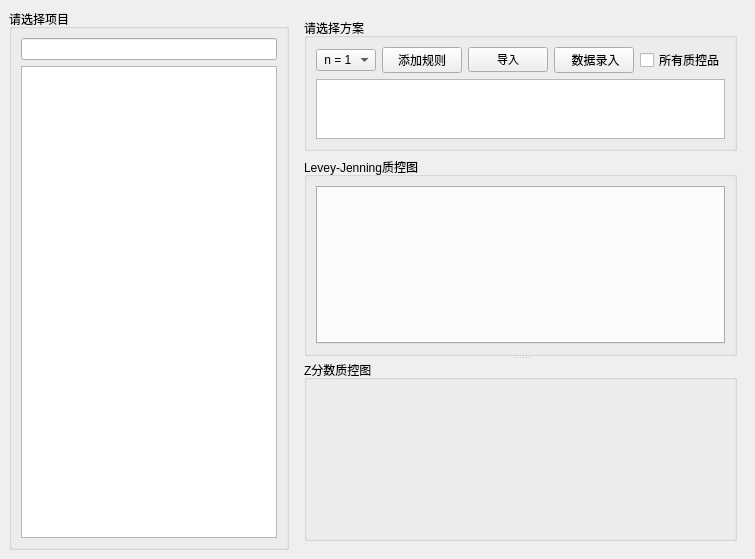
<?xml version="1.0" encoding="UTF-8"?>
<ui version="4.0">
 <class>AnalyzeProject</class>
 <widget class="QMainWindow" name="AnalyzeProject">
  <property name="geometry">
   <rect>
    <x>0</x>
    <y>0</y>
    <width>749</width>
    <height>559</height>
   </rect>
  </property>
  <property name="windowTitle">
   <string>质控分析</string>
  </property>
  <property name="windowIcon">
   <iconset resource="../Icon.qrc">
    <normaloff>:/images/clipboard.png</normaloff>:/images/clipboard.png</iconset>
  </property>
  <widget class="QWidget" name="centralwidget">
   <layout class="QHBoxLayout" name="horizontalLayout">
    <item>
     <widget class="QGroupBox" name="groupBox_3">
      <property name="sizePolicy">
       <sizepolicy hsizetype="Fixed" vsizetype="Preferred">
        <horstretch>0</horstretch>
        <verstretch>0</verstretch>
       </sizepolicy>
      </property>
      <property name="title">
       <string>请选择项目</string>
      </property>
      <layout class="QVBoxLayout" name="verticalLayout">
       <item>
        <widget class="QLineEdit" name="inputKeyword"/>
       </item>
       <item>
        <widget class="QTreeWidget" name="treeWidget">
         <attribute name="headerVisible">
          <bool>false</bool>
         </attribute>
         <column>
          <property name="text">
           <string notr="true">1</string>
          </property>
         </column>
        </widget>
       </item>
      </layout>
     </widget>
    </item>
    <item>
     <widget class="QWidget" name="widget" native="true">
      <layout class="QVBoxLayout" name="verticalLayout_3">
       <item>
        <widget class="QGroupBox" name="ruleGroup">
         <property name="sizePolicy">
          <sizepolicy hsizetype="Preferred" vsizetype="Fixed">
           <horstretch>0</horstretch>
           <verstretch>0</verstretch>
          </sizepolicy>
         </property>
         <property name="minimumSize">
          <size>
           <width>0</width>
           <height>0</height>
          </size>
         </property>
         <property name="maximumSize">
          <size>
           <width>16777215</width>
           <height>16777215</height>
          </size>
         </property>
         <property name="title">
          <string>请选择方案</string>
         </property>
         <layout class="QVBoxLayout" name="verticalLayout_2">
          <item>
           <layout class="QHBoxLayout" name="horizontalLayout_2">
            <item>
             <layout class="QHBoxLayout" name="singleRuleContainer"/>
            </item>
            <item>
             <widget class="QComboBox" name="inputN">
              <property name="editable">
               <bool>false</bool>
              </property>
              <item>
               <property name="text">
                <string> n = 1</string>
               </property>
              </item>
              <item>
               <property name="text">
                <string> n = 2</string>
               </property>
              </item>
              <item>
               <property name="text">
                <string> n = 3</string>
               </property>
              </item>
              <item>
               <property name="text">
                <string> n = 4</string>
               </property>
              </item>
              <item>
               <property name="text">
                <string> n = 5</string>
               </property>
              </item>
              <item>
               <property name="text">
                <string> n = 6</string>
               </property>
              </item>
             </widget>
            </item>
            <item>
             <widget class="QPushButton" name="btnAddRule">
              <property name="text">
               <string>添加规则</string>
              </property>
             </widget>
            </item>
            <item>
             <widget class="QPushButton" name="btnImport">
              <property name="font">
               <font>
                <pointsize>8</pointsize>
               </font>
              </property>
              <property name="text">
               <string>导入</string>
              </property>
              <property name="flat">
               <bool>false</bool>
              </property>
             </widget>
            </item>
            <item>
             <widget class="QPushButton" name="dataImport">
              <property name="text">
               <string> 数据录入</string>
              </property>
             </widget>
            </item>
            <item>
             <widget class="QCheckBox" name="cbkShowAll">
              <property name="text">
               <string>所有质控品</string>
              </property>
             </widget>
            </item>
            <item>
             <spacer name="horizontalSpacer">
              <property name="orientation">
               <enum>Qt::Horizontal</enum>
              </property>
              <property name="sizeHint" stdset="0">
               <size>
                <width>40</width>
                <height>20</height>
               </size>
              </property>
             </spacer>
            </item>
           </layout>
          </item>
          <item>
           <widget class="QListWidget" name="listWidget">
            <property name="minimumSize">
             <size>
              <width>0</width>
              <height>60</height>
             </size>
            </property>
            <property name="maximumSize">
             <size>
              <width>16777215</width>
              <height>60</height>
             </size>
            </property>
            <property name="toolTip">
             <string>双击可删除该规则</string>
            </property>
           </widget>
          </item>
         </layout>
        </widget>
       </item>
       <item>
        <widget class="QSplitter" name="splitter">
         <property name="orientation">
          <enum>Qt::Vertical</enum>
         </property>
         <widget class="QGroupBox" name="groupBox_2">
          <property name="minimumSize">
           <size>
            <width>0</width>
            <height>0</height>
           </size>
          </property>
          <property name="title">
           <string>Levey-Jenning质控图</string>
          </property>
          <layout class="QVBoxLayout" name="verticalLayout_5">
           <item>
            <widget class="QTabWidget" name="tabWidget">
             <property name="minimumSize">
              <size>
               <width>0</width>
               <height>0</height>
              </size>
             </property>
             <property name="currentIndex">
              <number>-1</number>
             </property>
             <property name="iconSize">
              <size>
               <width>16</width>
               <height>16</height>
              </size>
             </property>
            </widget>
           </item>
          </layout>
         </widget>
         <widget class="QGroupBox" name="groupBox">
          <property name="minimumSize">
           <size>
            <width>0</width>
            <height>0</height>
           </size>
          </property>
          <property name="maximumSize">
           <size>
            <width>16777215</width>
            <height>16777215</height>
           </size>
          </property>
          <property name="title">
           <string>Z分数质控图</string>
          </property>
          <layout class="QHBoxLayout" name="horizontalLayout_3">
           <item>
            <widget class="QWidget" name="widget_Z" native="true">
             <property name="minimumSize">
              <size>
               <width>0</width>
               <height>0</height>
              </size>
             </property>
             <property name="font">
              <font>
               <kerning>true</kerning>
              </font>
             </property>
             <layout class="QVBoxLayout" name="verticalLayout_4">
              <property name="spacing">
               <number>0</number>
              </property>
              <property name="leftMargin">
               <number>0</number>
              </property>
              <property name="topMargin">
               <number>0</number>
              </property>
              <property name="rightMargin">
               <number>0</number>
              </property>
              <property name="bottomMargin">
               <number>0</number>
              </property>
              <item>
               <layout class="QVBoxLayout" name="layout_z">
                <property name="spacing">
                 <number>0</number>
                </property>
               </layout>
              </item>
             </layout>
            </widget>
           </item>
          </layout>
         </widget>
        </widget>
       </item>
      </layout>
      <zorder>splitter</zorder>
      <zorder>ruleGroup</zorder>
     </widget>
    </item>
   </layout>
  </widget>
 </widget>
 <resources>
  <include location="../Icon.qrc"/>
 </resources>
 <connections/>
</ui>
